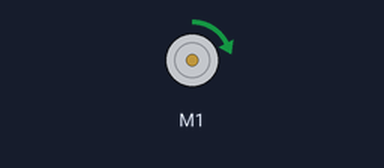
A sketch run on a simulated Arduino Uno, built with avr-gcc and run on an emulated ATmega328P. Parts: DC motor (green arrow = forward, orange = backward, longer = faster).

Above: at 0.1 s.
Timing chart, 0 to 1.6 s (numbered marks = the images above):
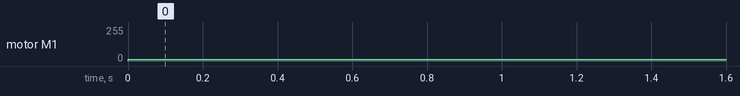

Measured:
- by itself, motor M1: stopped → forward 15/255 at 0.00 s

The sketch:

adafruit_copied_code.ino
```cpp
#include <Wire.h>
#include <Adafruit_MotorShield.h>
#include "utility/Adafruit_MS_PWMServoDriver.h"

Adafruit_MotorShield AFMS = Adafruit_MotorShield();
Adafruit_DCMotor *myMotor = AFMS.getMotor(1);


void setup() {
  // put your setup code here, to run once:
  AFMS.begin();
  myMotor->setSpeed(15);
  myMotor->run(FORWARD);


}

void loop() {
  // put your main code here, to run repeatedly:

}
```
